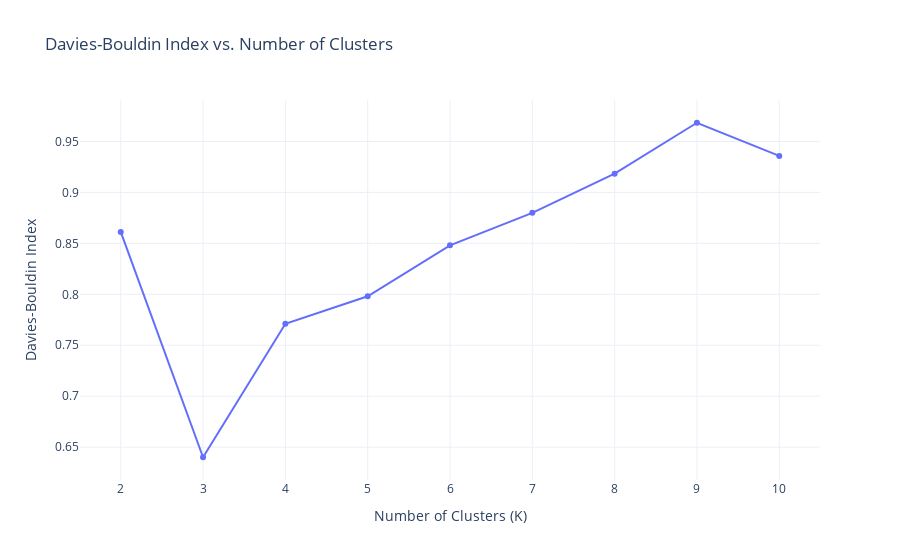

Source (notebook cell):
### Code cell
davies_boulding_plot(df_machine)

### Figure 1 — Plotly figure (JSON) as saved in the notebook; plotly's stock layout.template omitted (floating-point values rounded to 4 significant figures)
{"data": [{"mode": "lines+markers", "type": "scatter", "x": [2, 3, 4, 5, 6, 7, 8, 9, 10], "y": [0.8612, 0.6401, 0.771, 0.798, 0.8481, 0.88, 0.9184, 0.9684, 0.9359]}], "layout": {"showlegend": false, "title": {"text": "Davies-Bouldin Index vs. Number of Clusters"}, "xaxis": {"title": {"text": "Number of Clusters (K)"}}, "yaxis": {"title": {"text": "Davies-Bouldin Index"}}}}
